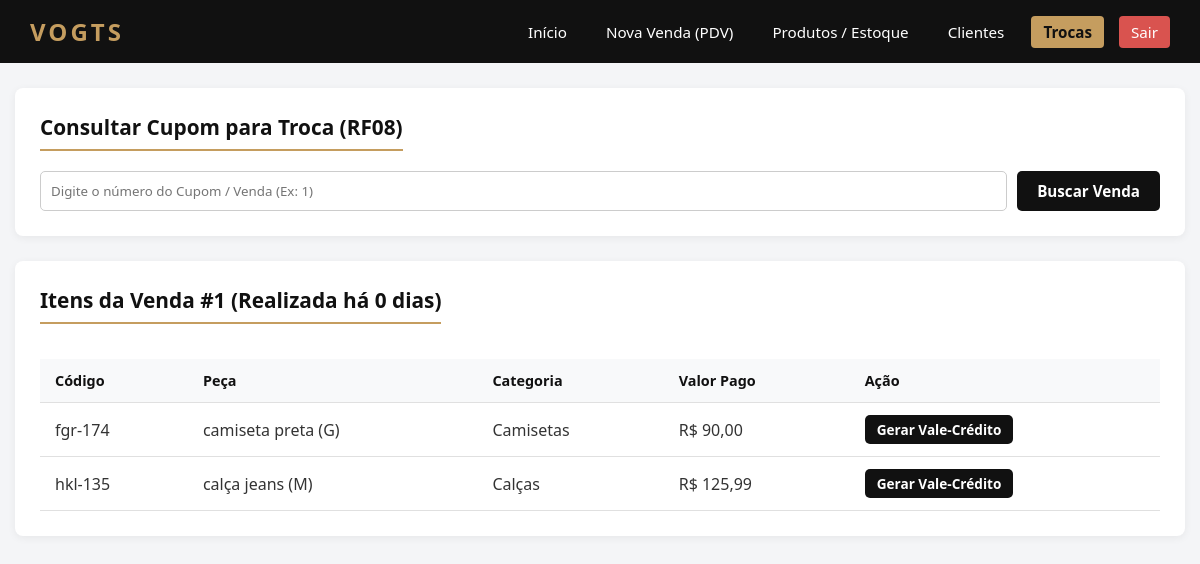
Page /vogts/trocas.php?venda_id=1 (signed in) on the committed database.
### tables this page shows
CREATE TABLE `vendas` (
  `id` int(11) NOT NULL,
  `cliente_id` int(11) DEFAULT NULL,
  `usuario_id` int(11) NOT NULL,
  `cpf_nota` varchar(14) DEFAULT NULL,
  `valor_bruto` decimal(10,2) NOT NULL,
  `desconto` decimal(10,2) DEFAULT 0.00,
  `valor_final` decimal(10,2) NOT NULL,
  `forma_pagamento` enum('dinheiro','pix','credito','debito') NOT NULL,
  `status` enum('concluida','cancelada') DEFAULT 'concluida',
  `data_venda` datetime DEFAULT current_timestamp()
);

CREATE TABLE `itens_venda` (
  `id` int(11) NOT NULL,
  `venda_id` int(11) NOT NULL,
  `produto_id` int(11) NOT NULL,
  `quantidade` int(11) NOT NULL,
  `preco_unitario` decimal(10,2) NOT NULL
);

CREATE TABLE `produtos` (
  `id` int(11) NOT NULL,
  `codigo` varchar(50) NOT NULL,
  `nome` varchar(120) NOT NULL,
  `categoria` varchar(60) NOT NULL,
  `tamanho` varchar(10) NOT NULL,
  `cor` varchar(40) NOT NULL,
  `preco` decimal(10,2) NOT NULL,
  `estoque` int(11) NOT NULL DEFAULT 0
);

### vogts/trocas.php (the view, shortened to what this page needs)
<?php
require 'config/conexao.php';
$venda = null;
$itens = [];
$diasPassados = 0;
if (isset($_GET['venda_id']) && !empty($_GET['venda_id'])) {
    $vid = (int)$_GET['venda_id'];
    $stmtV = $pdo->prepare("SELECT *, DATEDIFF(NOW(), data_venda) AS dias_passados FROM vendas WHERE id = ? AND status = 'concluida'");
    $stmtV->execute([$vid]);
    $venda = $stmtV->fetch(PDO::FETCH_ASSOC);
    if ($venda) {
        $diasPassados = (int)$venda['dias_passados'];
        $stmtI = $pdo->prepare("
            SELECT iv.*, p.codigo, p.nome, p.categoria, p.tamanho
            FROM itens_venda iv
            JOIN produtos p ON iv.produto_id = p.id
            WHERE iv.venda_id = ?
        ");
        $stmtI->execute([$vid]);
        $itens = $stmtI->fetchAll(PDO::FETCH_ASSOC);
    } else {
        $mensagem = "<div class='alert alert-danger'>Venda não encontrada ou já cancelada.</div>";
    }
}
?>
<!DOCTYPE html>
<html lang="pt-BR">
<head>
    <link rel="stylesheet" href="assets/style.css">
</head>
<body>
    <nav class="navbar">
        <a href="dashboard.php" class="brand">VOGTS</a>
        <div class="nav-links">
            <a href="dashboard.php">Início</a>
            <a href="pdv.php">Nova Venda (PDV)</a>
            <a href="produtos.php">Produtos / Estoque</a>
            <a href="clientes.php">Clientes</a>
            <a href="trocas.php" class="active">Trocas</a>
            <a href="logout.php" style="background: #d9534f;">Sair</a>
        </div>
    </nav>
    <div class="container">
        <div class="card">
            <h2>Consultar Cupom para Troca (RF08)</h2>
            <form method="GET" style="display: flex; gap: 10px;">
                <input type="number" name="venda_id" placeholder="Digite o número do Cupom / Venda (Ex: 1)" required style="flex: 1; padding: 10px; border: 1px solid #ccc; border-radius: 5px;">
                <button type="submit" class="btn btn-primary">Buscar Venda</button>
            </form>
        </div>
        <?php if ($venda): ?>
            <div class="card">
                <h2>Itens da Venda #<?= $venda['id'] ?> (Realizada há <?= $diasPassados ?> dias)</h2>
                <?php if ($diasPassados > 30): ?>
                    <div class="alert alert-danger">
                        ⚠️ <strong>Troca Bloqueada (RN02):</strong> Esta compra ultrapassou o prazo máximo de 30 dias para troca ou devolução.
                    </div>
                <?php else: ?>
                    <div class="table-responsive">
                        <table>
                            <thead>
                                <tr>
                                    <th>Código</th>
                                    <th>Peça</th>
                                    <th>Categoria</th>
                                    <th>Valor Pago</th>
                                    <th>Ação</th>
                                </tr>
                            </thead>
                            <tbody>
                                <?php foreach ($itens as $item): ?>
                                    <tr>
                                        <td><?= htmlspecialchars($item['codigo']) ?></td>
                                        <td><?= htmlspecialchars($item['nome']) ?> (<?= $item['tamanho'] ?>)</td>
                                        <td><?= htmlspecialchars($item['categoria']) ?></td>
                                        <td>R$ <?= number_format($item['preco_unitario'], 2, ',', '.') ?></td>
                                        <td>
                                            <?php if ($item['categoria'] === 'Moda Íntima'): ?>
                                                <span class="badge-alerta">Troca Bloqueada: Moda Íntima (RN05)</span>
                                            <?php else: ?>
                                                <form method="POST" onsubmit="return confirm('Confirmar devolução desta peça e gerar vale-crédito?');">
                                                    <button type="submit" name="confirmar_devolucao" class="btn btn-primary" style="padding: 5px 12px; font-size: 0.85rem;">Gerar Vale-Crédito</button>
                                                </form>
                                            <?php endif; ?>
                                        </td>
                                    </tr>
                                <?php endforeach; ?>
                            </tbody>
                        </table>
                    </div>
                <?php endif; ?>
            </div>
        <?php endif; ?>
    </div>
</body>
</html>

### vogts/assets/style.css (style rules this page uses)
:root { --primary: #111111; --secondary: #333333; --accent: #c59d5f; --bg-light: #f4f5f7; --white: #ffffff; --danger: #d9534f; --danger-bg: #fdecea; --success: #28a745; --border: #e0e0e0; }
* { margin: 0; padding: 0; box-sizing: border-box; font-family: 'Segoe UI', Tahoma, Geneva, Verdana, sans-serif; }
body { background-color: var(--bg-light); color: var(--secondary); }
.navbar { background-color: var(--primary); color: var(--white); padding: 15px 30px; display: flex; justify-content: space-between; align-items: center; flex-wrap: wrap; }
.navbar .brand { font-size: 1.5rem; font-weight: bold; letter-spacing: 3px; color: var(--accent); text-decoration: none; }
.nav-links { display: flex; gap: 15px; flex-wrap: wrap; }
.nav-links a { color: var(--white); text-decoration: none; font-size: 0.95rem; padding: 6px 12px; border-radius: 4px; transition: 0.2s; }
.nav-links a:hover, .nav-links a.active { background-color: var(--accent); color: var(--primary); font-weight: 600; }
.container { max-width: 1200px; margin: 25px auto; padding: 0 15px; }
.card { background: var(--white); border-radius: 8px; padding: 25px; box-shadow: 0 2px 8px rgba(0,0,0,0.06); margin-bottom: 25px; }
.card h2 { margin-bottom: 20px; font-size: 1.3rem; color: var(--primary); border-bottom: 2px solid var(--accent); padding-bottom: 8px; display: inline-block; }
.btn { padding: 10px 20px; border: none; border-radius: 5px; cursor: pointer; font-weight: 600; font-size: 0.95rem; transition: 0.2s; text-decoration: none; display: inline-block; text-align: center; }
.btn-primary { background-color: var(--primary); color: var(--white); }
.table-responsive { overflow-x: auto; }
table { width: 100%; border-collapse: collapse; margin-top: 15px; }
th, td { padding: 12px 15px; text-align: left; border-bottom: 1px solid var(--border); }
th { background-color: #f8f9fa; color: var(--primary); font-size: 0.9rem; }

### rows in the picture
vendas: id "1"
itens_venda: produto.codigo "fgr-174", produto.nome "camiseta preta", produto.tamanho "G", produto.categoria "Camisetas", preco_unitario "90,00"
itens_venda: produto.codigo "hkl-135", produto.nome "calça jeans", produto.tamanho "M", produto.categoria "Calças", preco_unitario "125,99"

### other values in the picture
$diasPassados "0"
